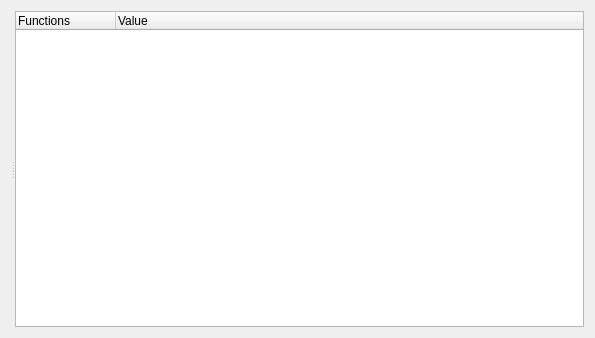
<?xml version="1.0" encoding="UTF-8"?>
<ui version="4.0">
 <class>MainWindow</class>
 <widget class="QWidget" name="MainWindow">
  <property name="geometry">
   <rect>
    <x>0</x>
    <y>0</y>
    <width>595</width>
    <height>338</height>
   </rect>
  </property>
  <property name="windowTitle">
   <string>abakus</string>
  </property>
  <layout class="QVBoxLayout">
   <item>
    <widget class="QSplitter" name="splitter_2">
     <property name="orientation">
      <enum>Qt::Horizontal</enum>
     </property>
     <widget class="QWidget" name="layoutWidget">
      <layout class="QVBoxLayout">
       <item>
        <layout class="QHBoxLayout"/>
       </item>
       <item>
        <layout class="QHBoxLayout"/>
       </item>
      </layout>
     </widget>
     <widget class="QSplitter" name="splitter">
      <property name="orientation">
       <enum>Qt::Vertical</enum>
      </property>
      <widget class="FunctionListView" name="fnList">
       <property name="alternatingRowColors">
        <bool>true</bool>
       </property>
       <property name="rootIsDecorated">
        <bool>false</bool>
       </property>
       <property name="uniformRowHeights">
        <bool>true</bool>
       </property>
       <property name="itemsExpandable">
        <bool>false</bool>
       </property>
       <column>
        <property name="text">
         <string>Functions</string>
        </property>
       </column>
       <column>
        <property name="text">
         <string>Value</string>
        </property>
       </column>
      </widget>
     </widget>
    </widget>
   </item>
  </layout>
 </widget>
 <customwidgets>
  <customwidget>
   <class>FunctionListView</class>
   <extends>QTreeWidget</extends>
   <header>abakuslistview.h</header>
  </customwidget>
 </customwidgets>
 <resources/>
 <connections/>
</ui>
